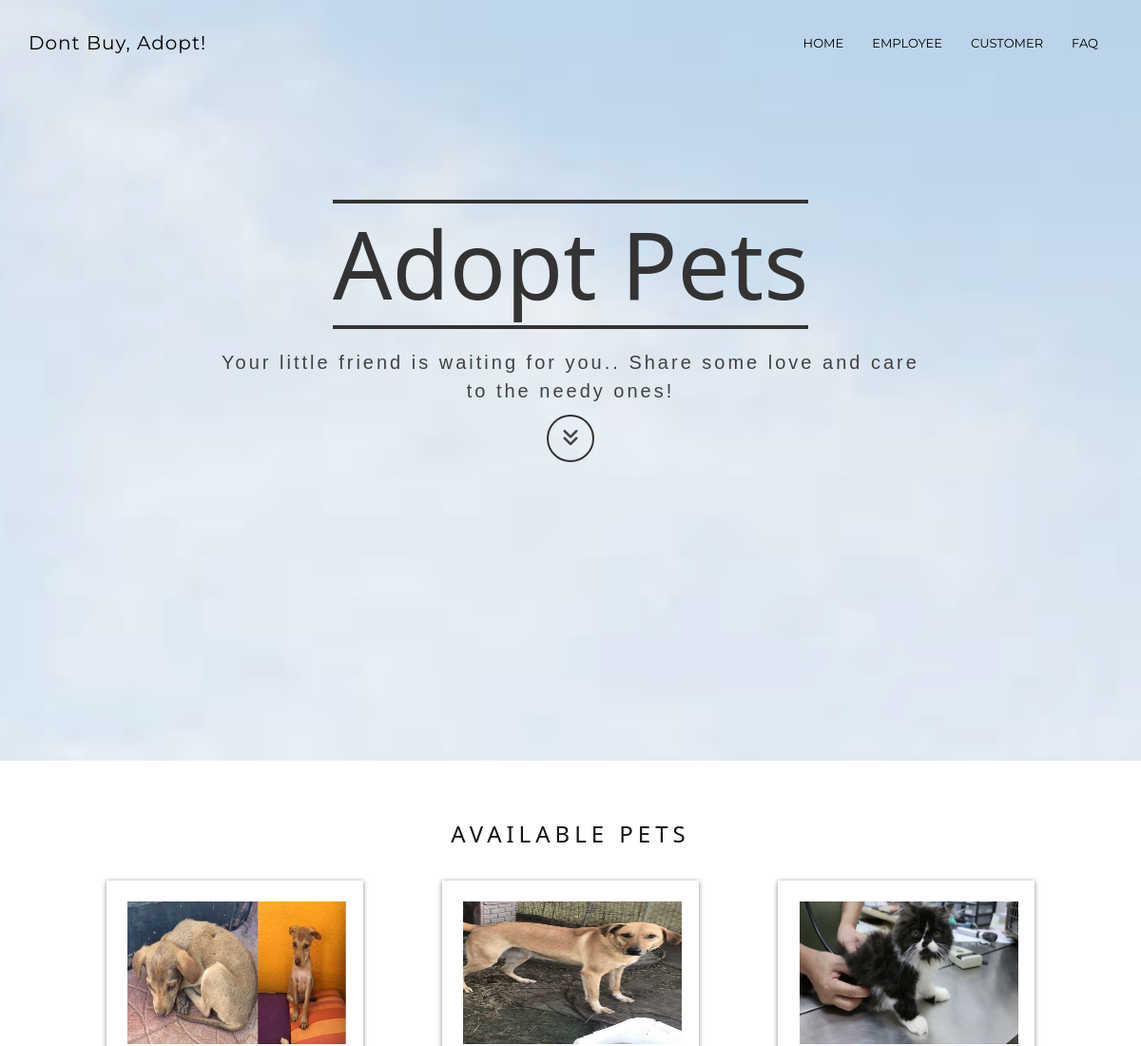
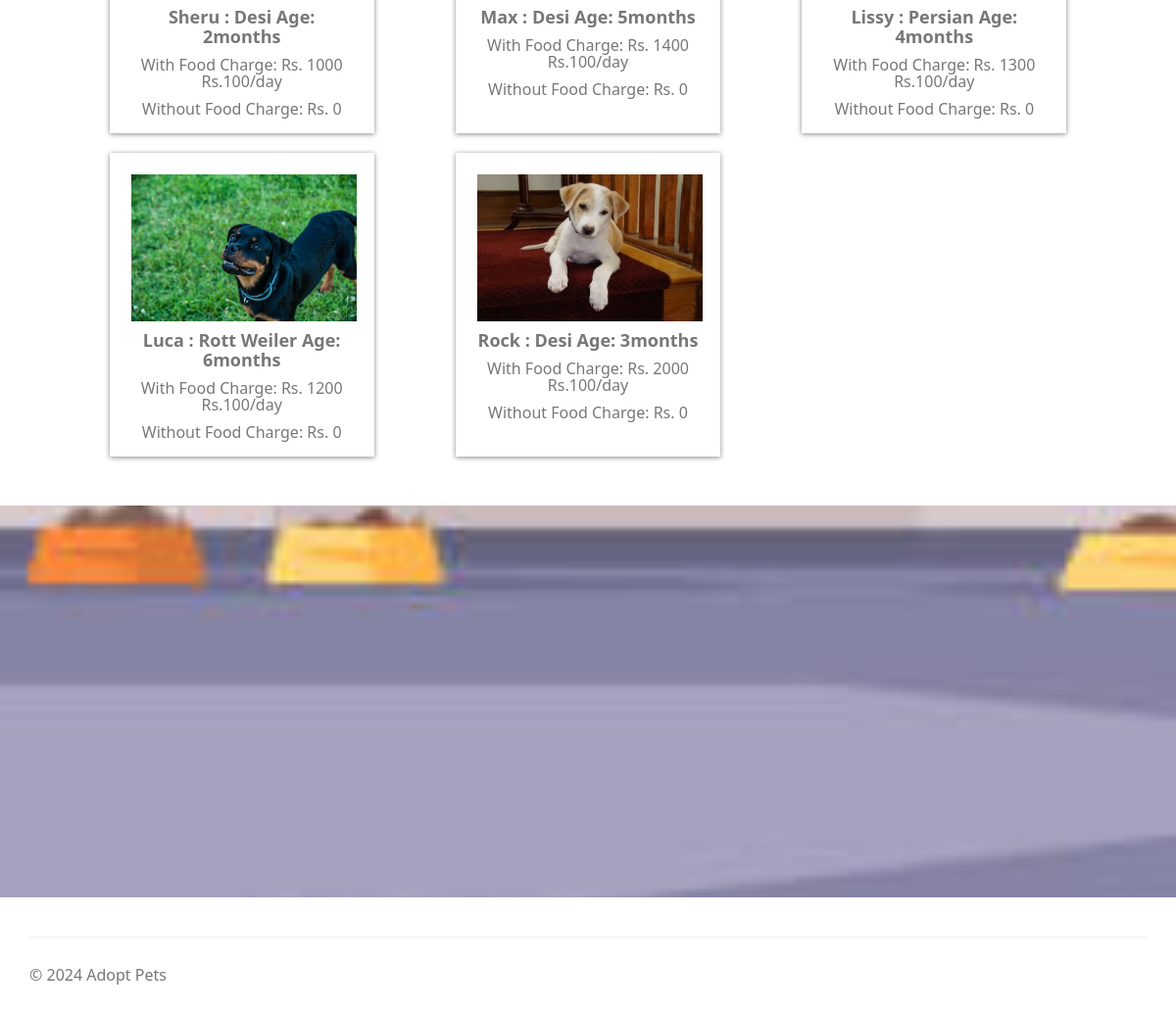
The page / on the database its author committed (2 pictures, top to bottom).
### tables this page shows
CREATE TABLE IF NOT EXISTS `pets` (
`pet_id` int(20) NOT NULL,
  `pet_name` varchar(50) NOT NULL,
  `pet_age` varchar(20) NOT NULL,
  `pet_breed` varchar(50) NOT NULL,
  `pet_nameplate` varchar(50) NOT NULL,
  `pet_img` varchar(50) DEFAULT 'NA',
  `with_food_price` float NOT NULL,
  `without_food_price` float NOT NULL,
  `with_food_per_day` float NOT NULL,
  `pet_availability` varchar(10) NOT NULL
);

### index.php (the view, shortened to what this page needs)
<!DOCTYPE html>
<html>
<?php
$conn = Connect();
?>
<head>
    <link rel="stylesheet" href="assets/bootstrap/css/bootstrap.min.css">
    <link rel="stylesheet" href="assets/fonts/font-awesome.min.css">
    <link rel="stylesheet" href="assets/css/user.css">
    <link rel="stylesheet" href="assets/w3css/w3.css">
</head>
<body id="page-top" data-spy="scroll" data-target=".navbar-fixed-top">
    <nav class="navbar navbar-custom navbar-fixed-top" role="navigation" style="color: black">
        <div class="container">
            <div class="navbar-header">
                <a class="navbar-brand page-scroll" href="index.php">
                   Dont Buy, Adopt! </a>
            </div>
            <?php
                if(isset($_SESSION['login_client'])){
            ?>
            <div class="collapse navbar-collapse navbar-right navbar-main-collapse">
                <ul class="nav navbar-nav">
                    <li>
                        <a href="index.php">Home</a>
                    </li>
                    <li>
                        <a href="#"><span class="glyphicon glyphicon-user"></span> Welcome <?php echo $_SESSION['login_client']; ?></a>
                    </li>
                    <li>
                    <ul class="nav navbar-nav navbar-right">
            <li><a href="#" class="dropdown-toggle active" data-toggle="dropdown" role="button" aria-haspopup="true" aria-expanded="false"><span class="glyphicon glyphicon-user"></span> Control Panel <span class="caret"></span> </a>
                <ul class="dropdown-menu">
              <li> <a href="entercar.php">Add Pet</a></li>
              <li> <a href="enterdriver.php"> Add Trainer</a></li>
              <li> <a href="clientview.php">View</a></li>
            </ul>
            </li>
          </ul>
                    </li>
                    <li>
                        <a href="logout.php"><span class="glyphicon glyphicon-log-out"></span> Logout</a>
                    </li>
                </ul>
            </div>
            <?php
            }
                else {
            ?>
            <div class="collapse navbar-collapse navbar-right navbar-main-collapse">
                <ul class="nav navbar-nav">
                    <li>
                        <a href="index.php">Home</a>
                    </li>
                    <li>
                        <a href="clientlogin.php">Employee</a>
                    </li>
                    <li>
                        <a href="customerlogin.php">Customer</a>
                    </li>
                    <li>
                        <a href="faq/index.php"> FAQ </a>
                    </li>
                </ul>
            </div>
                <?php   }
                ?>
        </div>
    </nav>
    <div class="bgimg-1">
        <header class="intro">
            <div class="intro-body">
                <div class="container">
                    <div class="row">
                        <div class="col-md-8 col-md-offset-2">
                            <h1 class="brand-heading" style="color: black">Adopt Pets</h1>
                            <p class="intro-text">
                                Your little friend is waiting for you..
                                Share some love and care to the needy ones!
                            </p>
                            <a href="#sec2" class="btn btn-circle page-scroll blink">
                                <i class="fa fa-angle-double-down animated"></i>
                            </a>
                        </div>
                    </div>
                </div>
            </div>
        </header>
    </div>
    <div id="sec2" style="color: #777;background-color:white;text-align:center;padding:50px 80px;text-align: justify;">
        <h3 style="text-align:center;">Available Pets</h3>
<br>
        <section class="menu-content">
            <?php
            $sql1 = "SELECT * FROM pets WHERE pet_availability='yes'";
            $result1 = mysqli_query($conn,$sql1);
            if(mysqli_num_rows($result1) > 0) {
                while($row1 = mysqli_fetch_assoc($result1)){
                    $pet_id = $row1["pet_id"];
                    $pet_name = $row1["pet_name"];
                    $pet_age = $row1["pet_age"];
                    $pet_breed = $row1["pet_breed"];
                    $with_food_price = $row1["with_food_price"];
                    $with_food_per_day = $row1["with_food_per_day"];
                    $without_food_price = $row1["without_food_price"];
                    $pet_img = $row1["pet_img"];
                    ?>
            <a href="booking.php?id=<?php echo($pet_id) ?>">
            <div class="sub-menu">
            <img class="card-img-top" src="<?php echo $pet_img; ?>" alt="Card image cap">
            <h5><b> <?php echo $pet_name." ".  " : ". $pet_breed." ". "Age: ". $pet_age;  ?></b></h5>
            <h6> With Food Charge: <?php echo ("Rs. " . $with_food_price . " Rs." . $with_food_per_day . "/day"); ?></h6>
            <h6> Without Food Charge: <?php echo ("Rs. " . $without_food_price ); ?></h6><br>
            </div>
            </a>
            <?php }}
            else {
                ?>
<h1> No pets available :( </h1>
                <?php
            }
            ?>
        </section>
    </div>
    <div class="bgimg-2">
        <div class="caption">
            <span class="border" style="background-color:transparent;font-size:25px;color: #f7f7f7;"></span>
        </div>
    </div>
    <footer class="site-footer">
        <div class="container">
            <hr>
            <div class="row">
                <div class="col-sm-6">
                    <h5>© <?php echo date("Y"); ?> Adopt Pets</h5>
                </div>
            </div>
        </div>
    </footer>
</body>
</html>

### Assets/css/user.css (style rules this page uses)
body, html { height: 100%; margin: 0; font: 400 15px/1.8 "Lato", sans-serif; color: #777; }
blink, .blink { animation: blinker 2s linear infinite; }
.navbar-custom { margin-bottom: 0; border-bottom: 1px solid rgba(255, 255, 255, 0.3); text-transform: uppercase; font-family: Montserrat, "Helvetica Neue", Helvetica, Arial, sans-serif; background-color: white; }
.navbar-custom .navbar-brand { font-size: 20px; text-transform: none; letter-spacing: 1px; }
.navbar-custom .nav li a { -webkit-transition: background 0.3s ease-in-out; -moz-transition: background 0.3s ease-in-out; transition: background 0.3s ease-in-out; }
@media (min-width: 768px) { .navbar-custom { padding: 20px 0; border-bottom: 0; font-size: 13px; background: 0 0; -webkit-transition: background 0.5s ease-in-out, padding 0.5s ease-in-out; -moz-transition: background 0.5s ease-in-out, padding 0.5s ease-in-out; transition: background 0.5s ease-in-out, padding 0.5s ease-in-out; } }
.intro { display: table; width: 100%; height: auto; padding: 100px 0 100px 0; text-align: center; color: rgb(19, 19, 19); -webkit-background-size: cover; -moz-background-size: cover; background-size: cover; -o-background-size: cover; }
.intro .intro-body { display: table-cell; vertical-align: middle; padding-top: 10%; }
.intro .intro-body .brand-heading { font-size: 40px; }
.intro .intro-body .intro-text { font-size: 18px; }
@media (min-width: 768px) { .intro { height: 100%; padding: 0; } }
@media (min-width: 768px) { .intro .intro-body .brand-heading { font-size: 98px; margin-top: 90px; margin-bottom: 20px; border-top: 4px solid rgb(0, 0, 0); border-bottom: 4px solid rgb(0, 0, 0); display: inline-block; padding: 10px 0; } }
@media (min-width: 768px) { .intro .intro-body .intro-text { font-size: 20px; font-weight: 300; letter-spacing: 3px; } }
.btn-circle { width: 50px; height: 50px; line-height: 33px; text-align: center; border: 2px solid rgb(0, 0, 0); border-radius: 100% !important; font-size: 20px; color: rgb(19, 19, 19); background: 0 0; -webkit-transition: background 0.3s ease-in-out; -moz-transition: background 0.3s ease-in-out; transition: background 0.3s ease-in-out; }
.btn-circle i.animated { -webkit-transition-property: -webkit-transform; -webkit-transition-duration: 1s; -moz-transition-property: -moz-transform; -moz-transition-duration: 1s; }
.bgimg-1, .bgimg-2 { position: relative; opacity: 0.8; background-attachment: fixed; background-position: center; background-repeat: no-repeat; background-size: cover; }
.bgimg-1 { background-image: url("../../assets/img/renbg.jpg"); min-height: 100%; }
.bgimg-2 { background-image: url("../../assets/img/carweb.jpg"); min-height: 400px; }
.caption { position: absolute; left: 0; top: 50%; width: 100%; text-align: center; color: #000; }
.caption span.border { background-color: #111; color: #fff; padding: 18px; font-size: 25px; letter-spacing: 10px; }
h3 { letter-spacing: 5px; text-transform: uppercase; font: 20px "Lato", sans-serif; color: #111; }
.site-footer { padding: 20px 0; text-align: center; }
@media (min-width: 768px) { .site-footer h5 { text-align: left; } }
.site-footer h5 { color: inherit; font-size: 16px; }
.menu-content { display: grid; grid-gap: 20px; grid-template-columns: repeat(auto-fit, minmax(250px, 1fr)); justify-items: center; }
.sub-menu { background: #fff; box-shadow: 0 1px 5px rgba(104, 104, 104, 0.8); width: 270px; height: 310px; padding: 1.5rem; text-align: center; }
.card-img-top { max-height: 150px; max-width: 230px; min-height: 150px; min-width: 230px; z-index: 0; }

### Assets/w3css/w3.css (style rules this page uses)
*,*:before,*:after { box-sizing:inherit }
html { -ms-text-size-adjust:100%;-webkit-text-size-adjust:100% }
body { margin:0 }
article,aside,details,figcaption,figure,footer,header,main,menu,nav,section,summary { display:block }
a { background-color:transparent;-webkit-text-decoration-skip:objects }
img { border-style:none }
hr { box-sizing:content-box;height:0;overflow:visible }
html,body { font-family:Verdana,sans-serif;font-size:15px;line-height:1.5 }
html { overflow-x:hidden }
h1 { font-size:36px }
h3 { font-size:24px }
h5 { font-size:18px }
h6 { font-size:16px }
h1,h2,h3,h4,h5,h6 { font-family:"Segoe UI",Arial,sans-serif;font-weight:400;margin:10px 0 }
hr { border:0;border-top:1px solid #eee;margin:20px 0 }
img { vertical-align:middle }
a { color:inherit }

### rows shown on the page
pets: pet_img (picture), pet_name "Sheru", pet_breed "Desi", pet_age "2months", with_food_price "1000", with_food_per_day "100", without_food_price "0"
pets: pet_img (picture), pet_name "Max", pet_breed "Desi", pet_age "5months", with_food_price "1400", with_food_per_day "100", without_food_price "0"
pets: pet_img (picture), pet_name "Lissy", pet_breed "Persian", pet_age "4months", with_food_price "1300", with_food_per_day "100", without_food_price "0"
pets: pet_img (picture), pet_name "Luca", pet_breed "Rott Weiler", pet_age "6months", with_food_price "1200", with_food_per_day "100", without_food_price "0"
pets: pet_img (picture), pet_name "Rock", pet_breed "Desi", pet_age "3months", with_food_price "2000", with_food_per_day "100", without_food_price "0"
